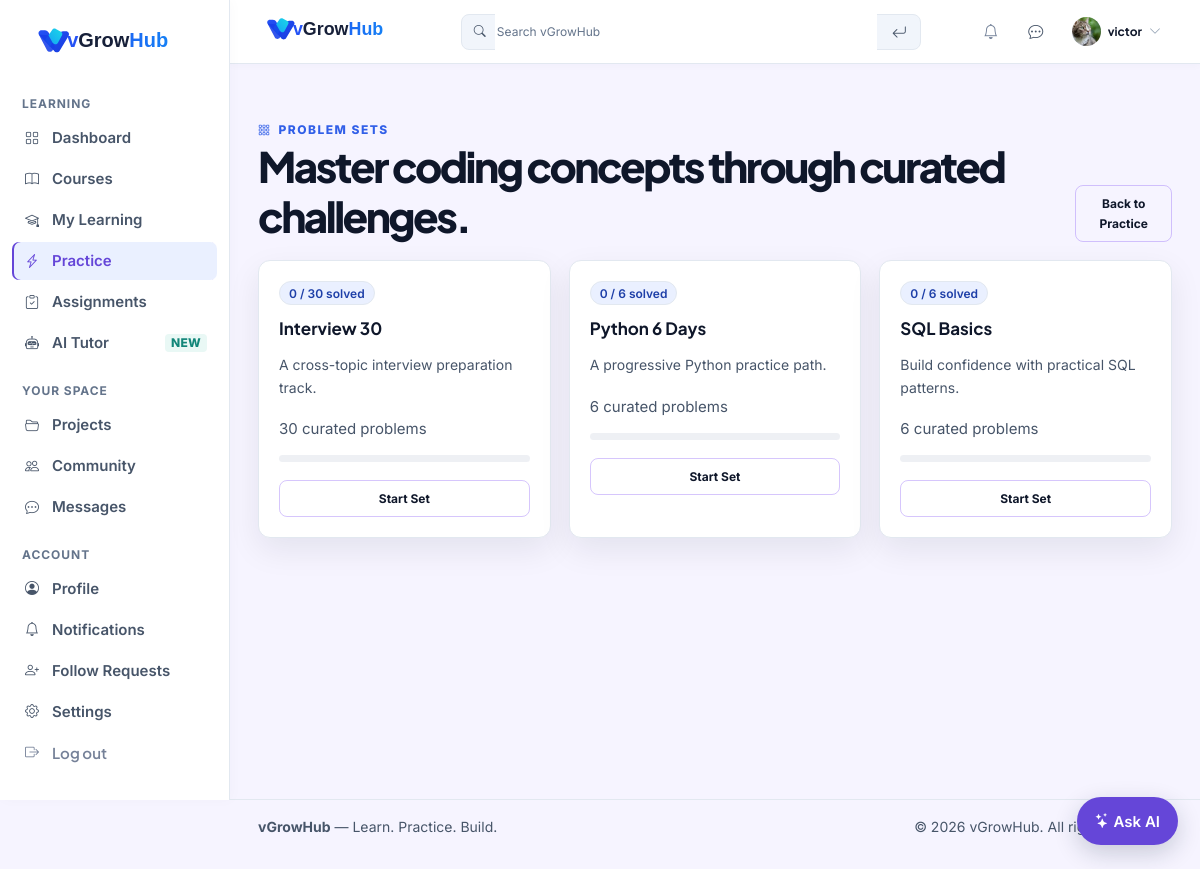
Page /practice/problem-sets/ (signed in) on the committed database.
### blog/models.py (models this page shows, shortened)
class UserProfile(models.Model):
    GOAL_CHOICES = [
        ('full_stack', 'Python Full Stack Developer'),
        ('django', 'Django Developer'),
        ('data', 'Data Analyst'),
        ('interview', 'Interview Prep'),
        ('web', 'Web Basics'),
    ]
    PLAN_CHOICES = [
        ('free', 'Free'),
        ('premium', 'Premium'),
    ]
    THEME_PREFERENCE_CHOICES = [
        ('light', 'Light'),
        ('dark', 'Dark'),
        ('system', 'System'),
    ]
    user = models.OneToOneField(
        User,
        on_delete=models.CASCADE,
        related_name='profile_data'
    )
    display_name = models.CharField(
        max_length=150,
        blank=True,
        default=''
    )
    headline = models.CharField(max_length=160, blank=True)
    location = models.CharField(max_length=120, blank=True)
    bio = models.TextField(max_length=2000, blank=True)
    skills = models.JSONField(default=list, blank=True)
    github_url = models.URLField(blank=True)
    linkedin_url = models.URLField(blank=True)
    portfolio_url = models.URLField(blank=True)
    profile_banner = models.ImageField(upload_to='profile_banners/', blank=True, null=True)
    font_size = models.CharField(max_length=10, choices=(('small', 'Small'), ('default', 'Default'), ('large', 'Large')), default='default')
    reduce_motion = models.BooleanField(default=False)
    swipe_navigation = models.BooleanField(default=False)
    timezone_name = models.CharField(max_length=64, default='UTC')
    language_preference = models.CharField(max_length=12, default='en')
    notify_follows = models.BooleanField(default=True)
    notify_messages = models.BooleanField(default=True)
    notify_community = models.BooleanField(default=True)
    notify_assignments = models.BooleanField(default=True)
    notify_system = models.BooleanField(default=True)
    email_notifications = models.BooleanField(default=False)
    quiet_hours_start = models.TimeField(null=True, blank=True)
    quiet_hours_end = models.TimeField(null=True, blank=True)
    desktop_notifications = models.BooleanField(default=False)
    plan = models.CharField(
        max_length=10,
        choices=PLAN_CHOICES,
        default='free',
    )
    plan_expires_at = models.DateTimeField(null=True, blank=True)
    subscription_plan = models.ForeignKey(
        SubscriptionPlan,
        on_delete=models.SET_NULL,
        related_name='subscribers',
        null=True,
        blank=True,
    )
    theme_preference = models.CharField(
        max_length=10,
        choices=THEME_PREFERENCE_CHOICES,
        default='light',
    )
    notification_sound = models.BooleanField(default=False)
    message_sound = models.BooleanField(default=False)
    WHO_CAN_MESSAGE_CHOICES = [
        ('everyone', 'Everyone'),
        ('followers', 'People who follow me or whom I follow'),
        ('mutual', 'Mutual followers'),
        ('nobody', 'Nobody'),
    ]
    who_can_message = models.CharField(
        max_length=12,
        choices=WHO_CAN_MESSAGE_CHOICES,
        default='mutual',
    )
    is_online_visible = models.BooleanField(default=True)
    profile_picture = models.ImageField(
        upload_to='profile_pictures/',
        blank=True,
        null=True
    )
    is_private = models.BooleanField(
        default=False
    )
    leaderboard_opt_in = models.BooleanField(default=False)
    show_public_badges = models.BooleanField(default=True)
    is_test_account = models.BooleanField(default=False)
    DAILY_TASK_GOAL_CHOICES = [
        (1, '1 task'),
        (3, '3 tasks'),
        (5, '5 tasks'),
    ]
    daily_task_goal = models.PositiveSmallIntegerField(
        choices=DAILY_TASK_GOAL_CHOICES,
        default=3,
    )
    goal = models.CharField(
        max_length=20,
        choices=GOAL_CHOICES,
        blank=True,
        null=True
    )
    onboarding_completed = models.BooleanField(
        default=True
    )
    is_deactivated = models.BooleanField(
        default=False
    )
    deactivated_at = models.DateTimeField(
        null=True,
        blank=True,
    )
    deletion_requested_at = models.DateTimeField(
        null=True,
        blank=True,
    )
    scheduled_deletion_at = models.DateTimeField(
        null=True,
        blank=True,
    )
    created_at = models.DateTimeField(
        auto_now_add=True
    )
    updated_at = models.DateTimeField(
        auto_now=True
    )

class PracticeProblemSet(models.Model):
    title = models.CharField(max_length=160)
    slug = models.SlugField(max_length=180, unique=True)
    description = models.TextField(blank=True)
    problems = models.ManyToManyField(PracticeProblem, related_name='problem_sets', blank=True)
    active = models.BooleanField(default=True)
    created_at = models.DateTimeField(auto_now_add=True)
    updated_at = models.DateTimeField(auto_now=True)
    class Meta:
        ordering = ['title']

### blog/views.py (the view)
@login_required
def practice_problem_sets(request):
    set_rows = []
    for problem_set in PracticeProblemSet.objects.filter(active=True).prefetch_related('problems'):
        problem_ids = list(problem_set.problems.filter(active=True).values_list('id', flat=True))
        solved = PracticeProgress.objects.filter(
            user=request.user,
            problem_id__in=problem_ids,
            status='SOLVED',
        ).count()
        set_rows.append({
            'set': problem_set,
            'display_title': re.sub(r'\b\d+\b', str(len(problem_ids)), problem_set.title, count=1),
            'count': len(problem_ids),
            'solved': solved,
            'percent': round(solved * 100 / len(problem_ids)) if problem_ids else 0,
        })
    return render(request, 'blog/practice_problem_sets.html', {
        'username': request.user.username,
        'sets': set_rows,
        'stats': _practice_stats_for_user(request.user),
    })

### blog/context_processors.py (called while the page is built)
def unread_message_count(request):
    if not request.user.is_authenticated:
        return {
            "UNREAD_MESSAGE_COUNT": 0
        }
    count = Message.objects.filter(
        Q(conversation__project_owner=request.user) |
        Q(conversation__participant=request.user),
        is_read=False
    ).exclude(
        sender=request.user
    ).count()
    return {
        "UNREAD_MESSAGE_COUNT": count
    }

### blog/device_sessions.py (called while the page is built)
def device_limit_for(user):
    profile = UserProfile.objects.get_or_create(user=user)[0]
    if has_active_premium(user):
        return max(1, int(getattr(settings, 'MAX_DEVICES', 3)))
    return 1

def cleanup_expired_device_sessions():
    expired_keys = Session.objects.filter(
        expire_date__lte=timezone.now(),
    ).values('session_key')
    UserSession.objects.filter(session_key__in=expired_keys).delete()

def enforce_device_limit(user):
    active_devices = list(
        UserSession.objects.filter(user=user, is_active=True)
        .order_by('created_at', 'pk')
    )
    excess = active_devices[:-device_limit_for(user)]
    if not excess:
        return
    revoked_keys = [item.session_key for item in excess]
    UserSession.objects.filter(pk__in=[item.pk for item in excess]).update(
        is_active=False,
    )
    Session.objects.filter(session_key__in=revoked_keys).delete()

### blog/models.py (called while the page is built)
    @classmethod
    def get_cached(cls):
        settings_obj = cache.get('blog.site_settings')
        if settings_obj is None:
            settings_obj, _ = cls.objects.get_or_create(pk=1)
            cache.set('blog.site_settings', settings_obj, 300)
        return settings_obj

### blog/services/course_progress.py (called while the page is built)
def has_active_premium(student, now=None):
    profile = getattr(student, 'profile_data', None)
    if not profile or profile.plan != 'premium':
        return False
    now = now or timezone.now()
    return profile.plan_expires_at is None or profile.plan_expires_at > now

### blog/views.py (called while the page is built)
def _learning_streak_for_user(user):
    return _streak_data(user, _activity_dates(user))[0]

### templates/blog/practice_problem_sets.html (shortened to what this page needs)
{% extends "blog/base.html" %}
{% load static %}
{% block extra_css %}
<link rel="stylesheet" href="{% static 'css/practice.css' %}">
{% endblock %}
{% block content %}
<div class="practice-subpage">
  <div class="subpage-header">
    <div>
      <div class="eyebrow"><i class="bi bi-grid-3x3-gap"></i> Problem Sets</div>
      <h1>Master coding concepts through curated challenges.</h1>
    </div>
    <a href="{% url 'blog:practice' %}" class="tool-btn">Back to Practice</a>
  </div>
  <div class="set-grid">
    {% for set in sets %}
    <div class="set-card">
      <span class="badge">{{ set.solved }} / {{ set.count }} solved</span>
      <h3>{{ set.display_title }}</h3>
      <p>{{ set.set.description }}</p>
      <div style="margin-top:18px; color:var(--muted, #64748b);">{{ set.count }} curated problems</div>
      <div style="height:7px; margin-top:14px; background:rgba(148,163,184,.16); border-radius:99px; overflow:hidden;">
      </div>
      <div style="margin-top:18px;"><a href="{% url 'blog:practice_problem_set_detail' set.set.slug %}"
          class="tool-btn">{% if set.solved %}Continue Set{% else %}Start Set{% endif %}</a></div>
    </div>
    {% empty %}
    <div class="set-card">
      <h3>No problem sets are published yet.</h3>
      <p>Curated sets will appear after they are configured in the admin.</p>
    </div>
    {% endfor %}
  </div>
</div>
{% endblock %}

### templates/blog/includes/navbar.html (shortened to what this page needs)
{% load static %}
<nav class="top-navbar">
    <div class="top-navbar-left">
        <a href="{% if user.is_authenticated %}{% url 'blog:dashboard' %}{% else %}{% url 'blog:blogpage' %}{% endif %}"
            class="navbar-brand">
            <img class="site-logo site-logo--nav" src="{% static 'images/vgrowhub-logo.svg' %}" alt="{{ SITE_NAME }}">
        </a>
    </div>
    <div class="workspace-search-shell">
        <form class="workspace-search" action="{% url 'blog:blogpage' %}" method="get" role="search" aria-label="Global search">
            <i class="bi bi-search" aria-hidden="true"></i>
            <input type="search" id="globalSearchInput" name="search" value="{{ request.GET.search }}"
                placeholder="Search vGrowHub" aria-label="Search vGrowHub" autocomplete="off">
            <button type="submit" class="workspace-search-submit" aria-label="Search">
                <i class="bi bi-arrow-return-left" aria-hidden="true"></i>
            </button>
        </form>
    </div>
    <div class="top-navbar-right">
        {% if user.is_authenticated %}
        <a href="{% url 'blog:notifications' %}" class="navbar-action-button navbar-notifications" aria-label="Notifications"
            title="Notifications">
            <i class="bi bi-bell" aria-hidden="true"></i>
        </a>
        <a href="{% url 'blog:messages' %}" class="navbar-action-button navbar-messages" aria-label="Messages" title="Messages">
            <i class="bi bi-chat-dots" aria-hidden="true"></i>
        </a>
        <div class="navbar-user-menu">
            <button type="button" class="navbar-user" id="userMenuToggle" aria-label="Open user menu" aria-haspopup="menu" aria-expanded="false" aria-controls="userDropdown">
                {% if user.profile_data.profile_picture %}
                <img class="navbar-avatar" src="{{ user.profile_data.profile_picture.url }}" alt="" aria-hidden="true" style="object-fit:cover;">
                {% else %}
                <div class="navbar-avatar" aria-hidden="true">{{ user.username|first|upper }}</div>
                {% endif %}
                <span class="navbar-user-name">{{ user.username }}</span>
                <i class="bi bi-chevron-down" aria-hidden="true"></i>
            </button>
        </div>
        {% else %}
        <a href="{% url 'blog:login' %}" class="navbar-auth-link">Sign in</a>
        <a href="{% url 'blog:signup' %}" class="navbar-join-link">Get started</a>
        {% endif %}
    </div>
</nav>

### static/css/global.css (style rules this page uses)
* { box-sizing: border-box; }
html { scroll-behavior: smooth; }
body { margin: 0; min-height: 100vh; font-family: "Inter", Arial, sans-serif; font-size: 15px; line-height: 1.6; background: var(--bg); color: var(--text); }
a, a:hover, a:focus, a:active { text-decoration: none !important; }
p { font-size: 15px; line-height: 1.65; }
button, input, select, textarea { font-family: inherit; font-size: 15px; }
input:not([type="checkbox"]):not([type="radio"]):not([type="range"]):not([type="submit"]):not([type="button"]):not([type="hidden"]):not([type="file"]), textarea { color: var(--text); background: var(--surface); caret-color: var(--primary); }
input::placeholder, textarea::placeholder { color: var(--muted); opacity: 1; }
.site-logo { display: block; flex: 0 0 auto; height: auto; object-fit: contain; padding: 2px 4px; border-radius: 3px; background: #fff; }
.site-logo--nav { width: 150px; max-height: 38px; }
.top-navbar { position: sticky; top: 0; z-index: 900; height: 65px; margin-left: 245px; padding: 0 30px; display: flex; align-items: center; justify-content: space-between; background: rgba(8, 11, 20, 0.90); border-bottom: 1px solid rgba(255, 255, 255, 0.07); backdrop-filter: blur(14px); }
.navbar-brand { display: flex; align-items: center; gap: 10px; color: #fff; font-size: 18px; font-weight: 700; }
.navbar-brand .site-logo { flex-shrink: 0; }
.top-navbar-right { display: flex; align-items: center; gap: 14px; }
.navbar-user { display: flex; align-items: center; gap: 9px; color: #cbd5e1; font-size: 14px; }
.navbar-avatar { width: 32px; height: 32px; display: flex; align-items: center; justify-content: center; border-radius: 9px; background: linear-gradient(135deg, #6366f1, #8b5cf6); color: white; font-weight: 700; }
.main-content p { font-size: 15px !important; line-height: 1.65 !important; }
.top-navbar, .navbar-user { font-size: 14px; }
.main-content .badge, .main-content .status, .main-content .status-badge, .main-content .tag, .main-content .chip, .main-content .eyebrow, .main-content .progress-label { font-size: 12px !important; line-height: 1.25 !important; }
.main-content h3 { font-size: 17px; line-height: 1.35; }
main.main-content p { font-size: 15px !important; line-height: 1.65 !important; }
main.main-content i.bi { font-size: revert; }
html, body { scrollbar-width: none !important; -ms-overflow-style: none !important; }

### static/css/theme.css (style rules this page uses)
html.light-theme body, body.light-theme { background: var(--bg); color: var(--text); }
body.light-theme a { color: inherit; }
body.light-theme .top-navbar { background: #ffffff; border-bottom-color: rgba(15, 23, 42, 0.08); }
body.light-theme .navbar-brand { color: #111827; }
body.light-theme .navbar-user { color: #475569; }

### static/css/readability.css (style rules this page uses)
:root { --readable-body-size: 15px; --readable-secondary-size: 14px; }
body { font-size: var(--readable-body-size); line-height: 1.6; }
.main-content p { font-size: var(--readable-body-size) !important; line-height: 1.65 !important; }
.top-navbar, .navbar-user { font-size: 14px; }
.navbar-brand { font-size: 17px; }
.main-content [class*="card"] p { font-size: var(--readable-secondary-size) !important; line-height: 1.6 !important; }
.main-content .badge, .main-content .status, .main-content .status-badge, .main-content .tag, .main-content .chip, .main-content .eyebrow, .main-content .new-badge { font-size: 12px !important; line-height: 1.25 !important; }
.bi, [class^="bi-"], [class*=" bi-"] { line-height: 1; }

### static/css/practice.css (style rules this page uses)
:root { --sidebar: var(--surface); --card: var(--surface); --card-hover: var(--surface-2); --sidebar-width: 230px; }
.eyebrow { display: inline-flex; align-items: center; gap: 7px; color: #a78bfa; font-size: 12px; font-weight: 800; letter-spacing: 1.5px; text-transform: uppercase; }
.eyebrow i { font-size: 12px; }
.tool-btn { display: block; margin-top: 14px; padding: 8px; border: 1px solid rgba(139,92,246,.35); border-radius: 8px; color: #c4b5fd; text-align: center; font-size: 12px; font-weight: 700; }

### static/css/dashboard.css (style rules this page uses)
* { box-sizing: border-box; }

### rows in the picture
PracticeProblemSet: solved "0", count "30", display_title "Interview 30", set.description "A cross-topic interview preparation track."
PracticeProblemSet: solved "0", count "6", display_title "Python 6 Days", set.description "A progressive Python practice path."
PracticeProblemSet: solved "0", count "6", display_title "SQL Basics", set.description "Build confidence with practical SQL patterns."

### other values in the picture
{{ user.username }} "victor"
{{ SITE_NAME }} "vGrowHub"
